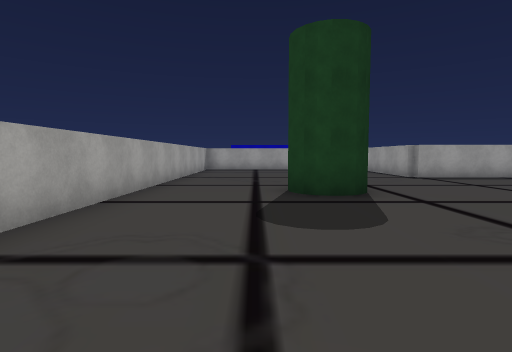
[1] (above)

19 first-person views from a walk through a 3-D level made in the Unity game engine. The camera is 1.4 m above the floor, tilts 4° down and sees 80° across. The floor is counted in squares, 2 m on a side. Each view is taken from the middle of a square. On the plan, view 1 faces up. The plan holds only what a view shows up to about 10 squares ahead; the rest is blank. The place goes on beyond the plan. The player character is not drawn. Some animated figures are left out. Door leaves are left out, so doorways stand open. Some surface patterns are stand-ins.

[2]
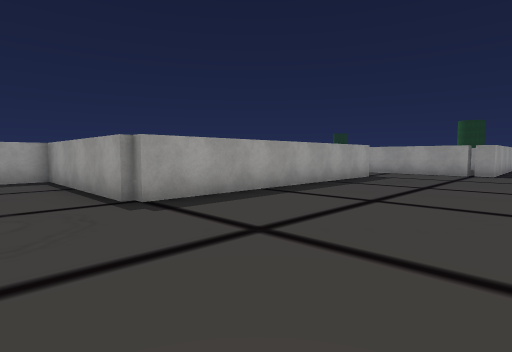

[3]
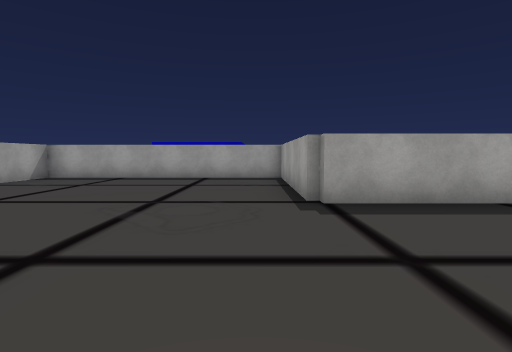

[4]
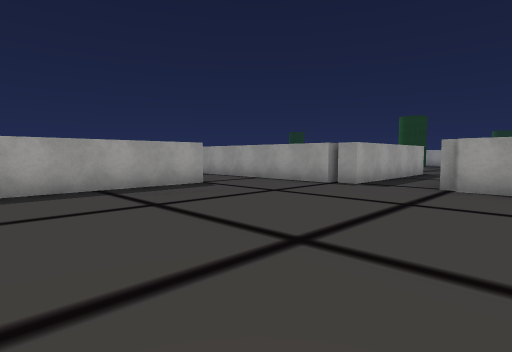

[5]
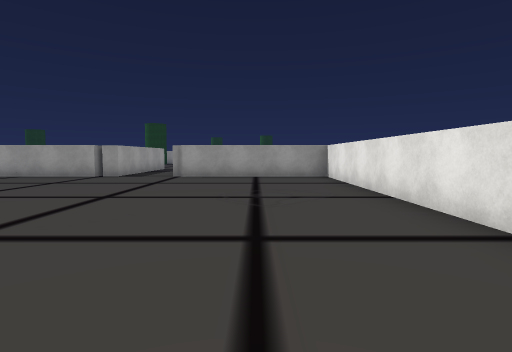

[6]
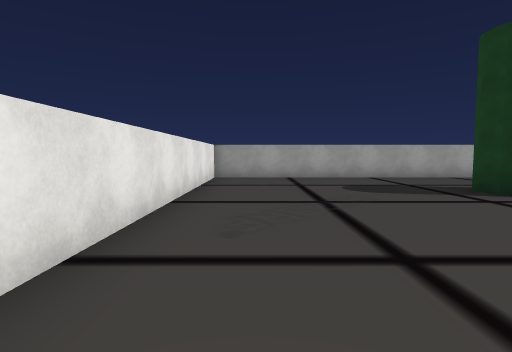

[7]
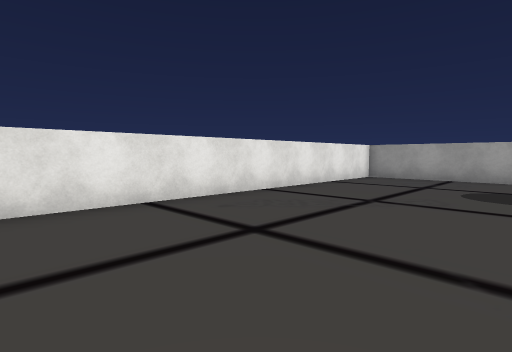

[8]
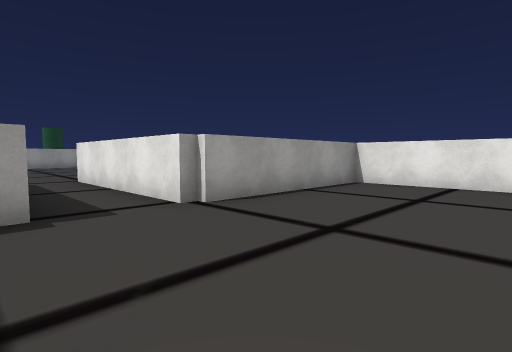

[9]
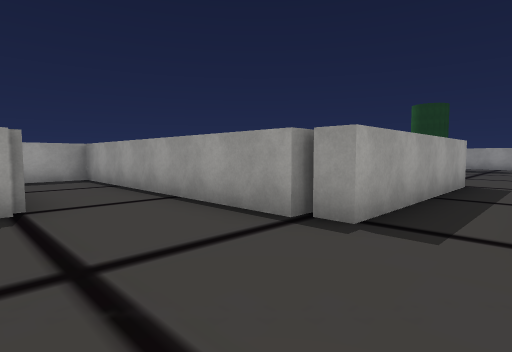

[10]
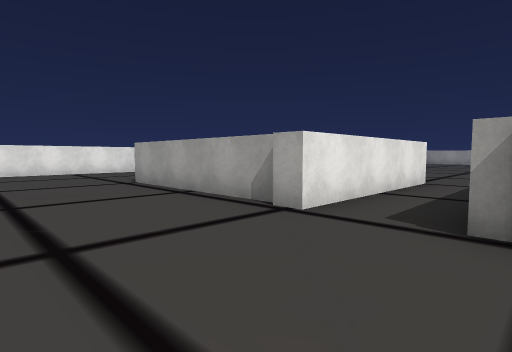

[11]
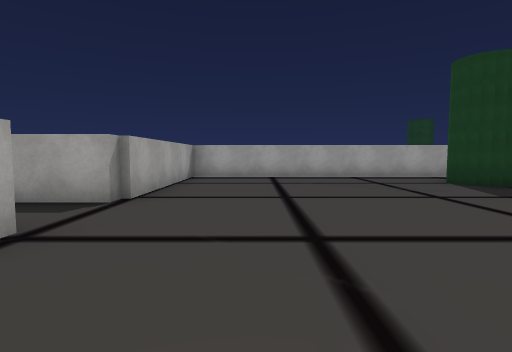

[12]
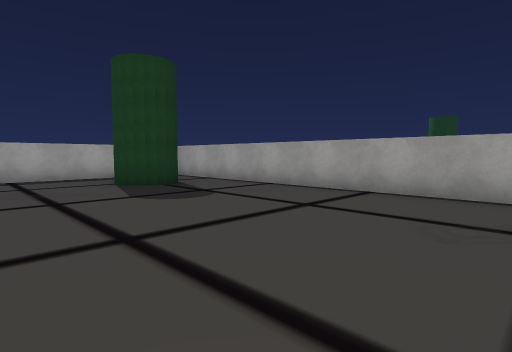

[13]
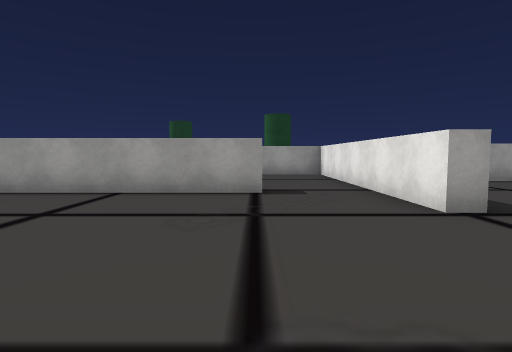

[14]
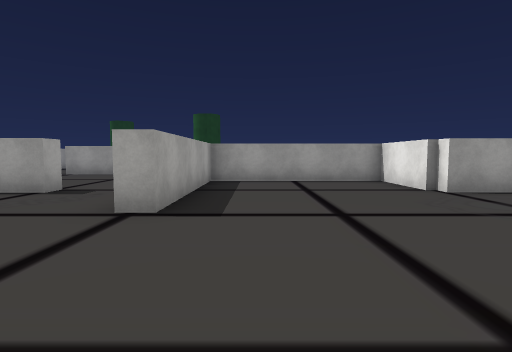

[15]
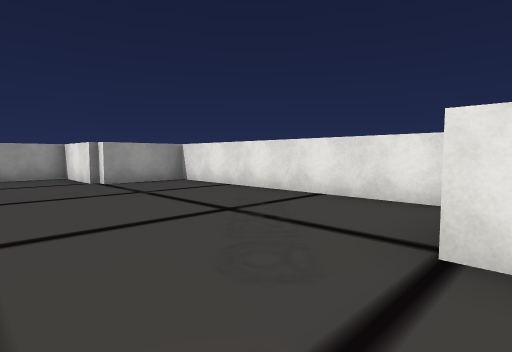

[16]
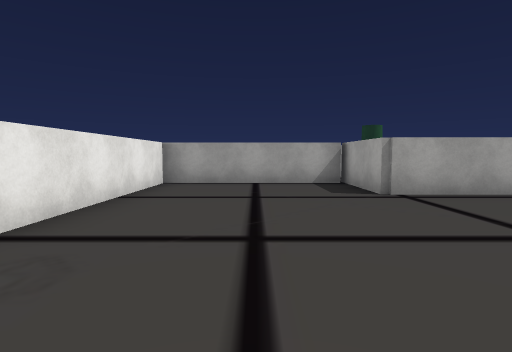

[17]
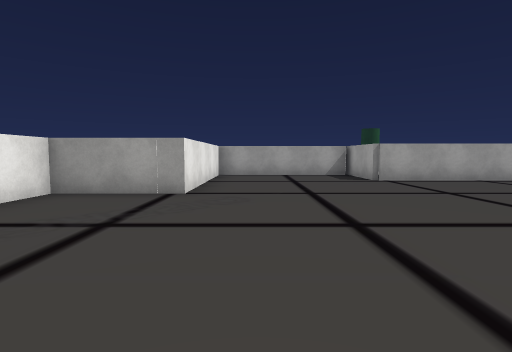

[18]
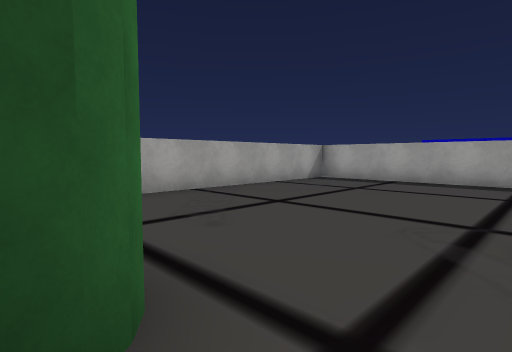

[19]
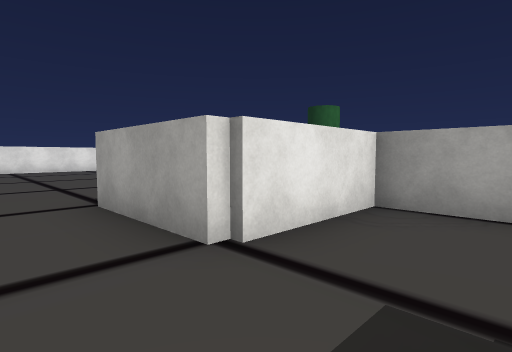

### Floor plan
Points are (right, up) in squares from view 1. A wall is a line through its corners. A room is listed if a view was taken in it or the views show most of it. See-through windows are left out.
Room 1 (views 1, 2, 3, 4, 5, 6, 7, 8, 9, 18)
walls: (12.6, 9.3) (4.8, 9.3) (4.8, 14.3) (-2.3, 14.3) (-2.3, -0.3) (14.7, -0.3) (14.7, 4.7) (19.9, 4.7); (15.2, 7.1) (14.7, 7.1) (14.7, 9.6); (19.9, 6.4) (14.9, 6.4) (14.9, 7)
ways out: open door at (19.8, 5.8) to room 2; open door at (13.5, 9.5) to room 3
Room 2 (views 10, 11, 12, 13, 14, 15, 16, 17)
walls: (29.6, 1.9) (29.6, 10.6); (19.7, 4.1) (19.7, -0.8) (17.1, -0.8); (19.9, 4.7) (19.9, 4.1); (17.5, -0.9) (17.5, -5.3) (22.6, -5.3) (22.6, -7.7) (29.6, -7.7) (29.6, -5.5); (19.9, 6.9) (19.9, 6.4); (29.9, -5.3) (32.1, -5.3) (32.1, -0.8) (27.6, -0.8) (27.6, -0.3) (29.6, -0.3); (28.1, 11.6) (20, 11.6) (20, 6.7)
ways out: open door at (19.8, 5.8) to room 1; opening at (27.5, 11); opening at (29, 9.5); opening at (30, 0.5)
Room 3 (view 19)
walls: (10, 13.7) (10, 12.2) (12.6, 12.2) (12.6, 9.3); (14.7, 9.6) (14.7, 14.3) (13.2, 14.3)
ways out: open door at (13.5, 9.5) to room 1

Where each view was taken, in squares from view 1:
view 1: 0 up, 0 right, facing up
view 2: 5 up, 3 right, facing up-right
view 3: 5 up, 4 right, facing up
view 4: 3 up, 8 right, facing up-right
view 5: 2 up, 5 right, facing right
view 6: 1 up, 7 right, facing left
view 7: 4 up, 7 right, facing down-left
view 8: 7 up, 11 right, facing down-right
view 9: 5 up, 12 right, facing up-right
view 10: 7 up, 23 right, facing down-left
view 11: 2 up, 22 right, facing up
view 12: 2 up, 24 right, facing up-right
view 13: 2 up, 24 right, facing right
view 14: 2 down, 24 right, facing right
view 15: 3 down, 22 right, facing down-right
view 16: 3 down, 25 right, facing left
view 17: 4 down, 28 right, facing left
view 18: 6 up, 3 right, facing up-left
view 19: 14 up, 14 right, facing down-left
